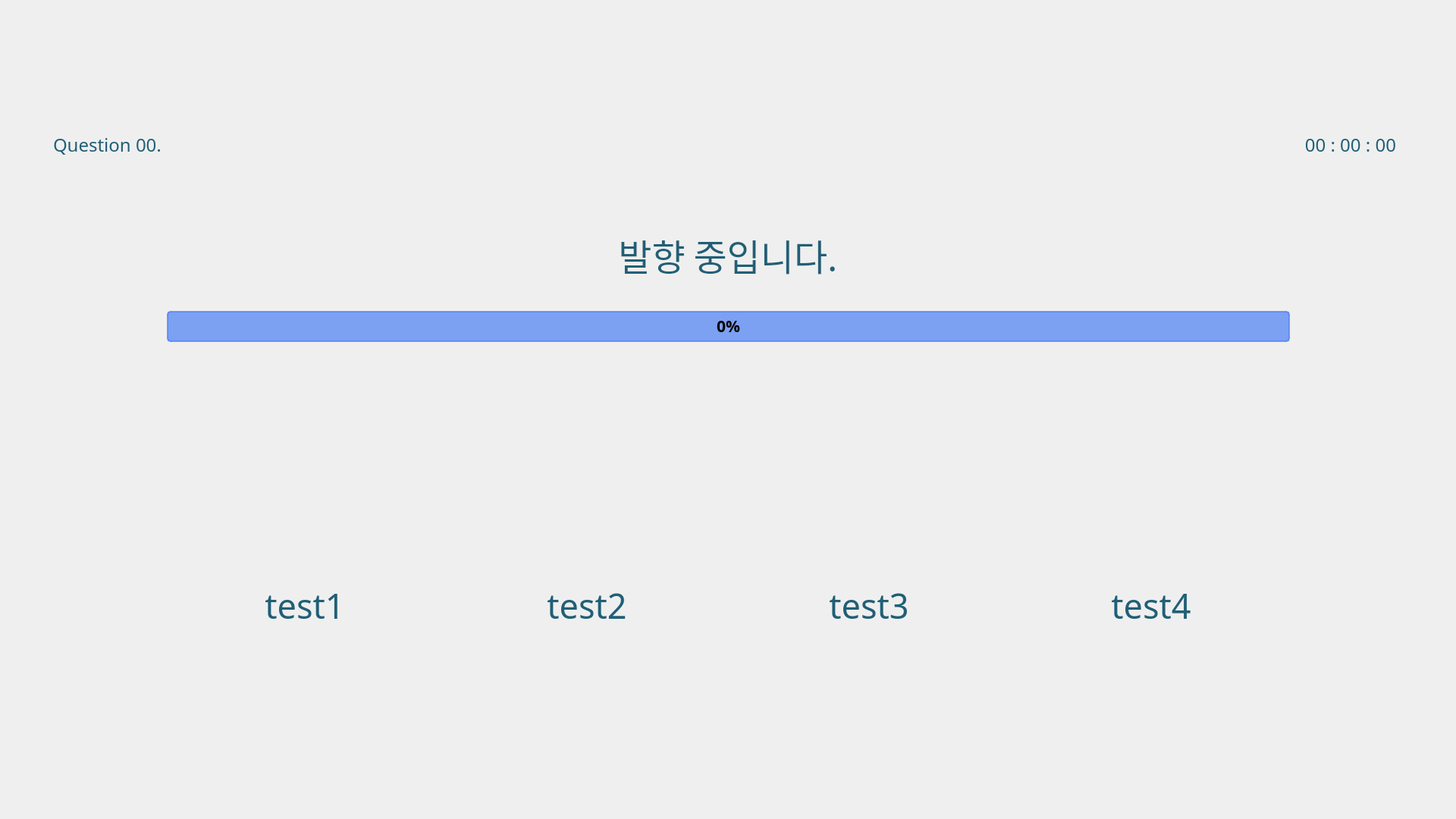
<?xml version="1.0" encoding="UTF-8"?>
<ui version="4.0">
 <class>MainWindow</class>
 <widget class="QMainWindow" name="MainWindow">
  <property name="geometry">
   <rect>
    <x>0</x>
    <y>0</y>
    <width>1920</width>
    <height>1080</height>
   </rect>
  </property>
  <property name="sizePolicy">
   <sizepolicy hsizetype="Maximum" vsizetype="Maximum">
    <horstretch>0</horstretch>
    <verstretch>0</verstretch>
   </sizepolicy>
  </property>
  <property name="maximumSize">
   <size>
    <width>1920</width>
    <height>1080</height>
   </size>
  </property>
  <property name="font">
   <font>
    <family>Malgun Gothic</family>
    <pointsize>16</pointsize>
   </font>
  </property>
  <property name="focusPolicy">
   <enum>Qt::FocusPolicy::NoFocus</enum>
  </property>
  <property name="windowTitle">
   <string>Digital Olfaction Solution</string>
  </property>
  <property name="styleSheet">
   <string notr="true"/>
  </property>
  <widget class="QWidget" name="centralwidget">
   <widget class="QLabel" name="label_background">
    <property name="geometry">
     <rect>
      <x>0</x>
      <y>0</y>
      <width>1920</width>
      <height>1080</height>
     </rect>
    </property>
    <property name="font">
     <font>
      <family>Malgun Gothic</family>
      <pointsize>16</pointsize>
      <bold>false</bold>
     </font>
    </property>
    <property name="styleSheet">
     <string notr="true">QLabel{
	image : url(./ui/images/test/i/bg_response.png);
}</string>
    </property>
    <property name="text">
     <string/>
    </property>
   </widget>
   <widget class="QPushButton" name="pb_retry">
    <property name="geometry">
     <rect>
      <x>25</x>
      <y>933</y>
      <width>320</width>
      <height>130</height>
     </rect>
    </property>
    <property name="font">
     <font>
      <family>Malgun Gothic</family>
      <pointsize>24</pointsize>
     </font>
    </property>
    <property name="styleSheet">
     <string notr="true">QPushButton{
	background-image : url(./ui/images/common_locale/btn_retry.png);
	border : 0px;
}

QPushButton::hover{
	background-image : url(./ui/images/common_locale/btn_retry_over.png);
	border : 0px;
}</string>
    </property>
    <property name="text">
     <string/>
    </property>
   </widget>
   <widget class="QLabel" name="label_guide">
    <property name="geometry">
     <rect>
      <x>35</x>
      <y>240</y>
      <width>1850</width>
      <height>131</height>
     </rect>
    </property>
    <property name="font">
     <font>
      <family>Malgun Gothic</family>
      <pointsize>36</pointsize>
      <italic>false</italic>
      <bold>false</bold>
     </font>
    </property>
    <property name="styleSheet">
     <string notr="true">QLabel{
	font : 36pt;
	color : #205f76;
}</string>
    </property>
    <property name="text">
     <string>&lt;html&gt;&lt;head/&gt;&lt;body&gt;&lt;p align=&quot;center&quot;&gt;발향 중입니다.&lt;/p&gt;&lt;/body&gt;&lt;/html&gt;</string>
    </property>
    <property name="alignment">
     <set>Qt::AlignmentFlag::AlignBottom|Qt::AlignmentFlag::AlignHCenter</set>
    </property>
    <property name="margin">
     <number>0</number>
    </property>
    <property name="indent">
     <number>0</number>
    </property>
   </widget>
   <widget class="QPushButton" name="ui_menu_btn_quit">
    <property name="geometry">
     <rect>
      <x>1807</x>
      <y>13</y>
      <width>96</width>
      <height>96</height>
     </rect>
    </property>
    <property name="sizePolicy">
     <sizepolicy hsizetype="Preferred" vsizetype="Preferred">
      <horstretch>0</horstretch>
      <verstretch>0</verstretch>
     </sizepolicy>
    </property>
    <property name="minimumSize">
     <size>
      <width>40</width>
      <height>40</height>
     </size>
    </property>
    <property name="maximumSize">
     <size>
      <width>16777215</width>
      <height>16777215</height>
     </size>
    </property>
    <property name="font">
     <font>
      <family>Malgun Gothic</family>
      <pointsize>12</pointsize>
     </font>
    </property>
    <property name="styleSheet">
     <string notr="true">QPushButton{
	background-image : url(./ui/images/common/btn_logout.png);
	border : 0px;
}

QPushButton::hover{
	background-image : url(./ui/images/common/btn_logout_over.png);
	border : 0px;
}</string>
    </property>
    <property name="text">
     <string/>
    </property>
   </widget>
   <widget class="QPushButton" name="pb_select_1">
    <property name="geometry">
     <rect>
      <x>222</x>
      <y>499</y>
      <width>360</width>
      <height>260</height>
     </rect>
    </property>
    <property name="sizePolicy">
     <sizepolicy hsizetype="Expanding" vsizetype="Expanding">
      <horstretch>0</horstretch>
      <verstretch>0</verstretch>
     </sizepolicy>
    </property>
    <property name="font">
     <font>
      <family>Malgun Gothic</family>
      <pointsize>36</pointsize>
     </font>
    </property>
    <property name="styleSheet">
     <string notr="true">QPushButton{
	border : 0px;
}</string>
    </property>
    <property name="text">
     <string/>
    </property>
   </widget>
   <widget class="QPushButton" name="pb_select_2">
    <property name="geometry">
     <rect>
      <x>594</x>
      <y>499</y>
      <width>360</width>
      <height>260</height>
     </rect>
    </property>
    <property name="sizePolicy">
     <sizepolicy hsizetype="Expanding" vsizetype="Expanding">
      <horstretch>0</horstretch>
      <verstretch>0</verstretch>
     </sizepolicy>
    </property>
    <property name="font">
     <font>
      <family>Malgun Gothic</family>
      <pointsize>36</pointsize>
     </font>
    </property>
    <property name="styleSheet">
     <string notr="true">QPushButton{
	border : 0px;
}</string>
    </property>
    <property name="text">
     <string/>
    </property>
   </widget>
   <widget class="QPushButton" name="pb_select_3">
    <property name="geometry">
     <rect>
      <x>966</x>
      <y>499</y>
      <width>360</width>
      <height>260</height>
     </rect>
    </property>
    <property name="sizePolicy">
     <sizepolicy hsizetype="Expanding" vsizetype="Expanding">
      <horstretch>0</horstretch>
      <verstretch>0</verstretch>
     </sizepolicy>
    </property>
    <property name="font">
     <font>
      <family>Malgun Gothic</family>
      <pointsize>36</pointsize>
     </font>
    </property>
    <property name="styleSheet">
     <string notr="true">QPushButton{
	border : 0px;
}</string>
    </property>
    <property name="text">
     <string/>
    </property>
   </widget>
   <widget class="QPushButton" name="pb_select_4">
    <property name="geometry">
     <rect>
      <x>1338</x>
      <y>499</y>
      <width>360</width>
      <height>260</height>
     </rect>
    </property>
    <property name="sizePolicy">
     <sizepolicy hsizetype="Expanding" vsizetype="Expanding">
      <horstretch>0</horstretch>
      <verstretch>0</verstretch>
     </sizepolicy>
    </property>
    <property name="font">
     <font>
      <family>Malgun Gothic</family>
      <pointsize>36</pointsize>
     </font>
    </property>
    <property name="styleSheet">
     <string notr="true">QPushButton{
	border : 0px;
}</string>
    </property>
    <property name="text">
     <string/>
    </property>
   </widget>
   <widget class="QLabel" name="label_select_2">
    <property name="geometry">
     <rect>
      <x>594</x>
      <y>769</y>
      <width>360</width>
      <height>61</height>
     </rect>
    </property>
    <property name="font">
     <font>
      <family>Malgun Gothic</family>
      <pointsize>34</pointsize>
      <italic>false</italic>
      <bold>false</bold>
     </font>
    </property>
    <property name="styleSheet">
     <string notr="true">QLabel{
	font : 34pt;
	color : #205f76;
}</string>
    </property>
    <property name="text">
     <string>test2</string>
    </property>
    <property name="alignment">
     <set>Qt::AlignmentFlag::AlignBottom|Qt::AlignmentFlag::AlignHCenter</set>
    </property>
   </widget>
   <widget class="QLabel" name="label_select_3">
    <property name="geometry">
     <rect>
      <x>966</x>
      <y>769</y>
      <width>360</width>
      <height>61</height>
     </rect>
    </property>
    <property name="font">
     <font>
      <family>Malgun Gothic</family>
      <pointsize>34</pointsize>
      <italic>false</italic>
      <bold>false</bold>
     </font>
    </property>
    <property name="styleSheet">
     <string notr="true">QLabel{
	font : 34pt;
	color : #205f76;
}</string>
    </property>
    <property name="text">
     <string>test3</string>
    </property>
    <property name="alignment">
     <set>Qt::AlignmentFlag::AlignBottom|Qt::AlignmentFlag::AlignHCenter</set>
    </property>
   </widget>
   <widget class="QLabel" name="label_select_4">
    <property name="geometry">
     <rect>
      <x>1338</x>
      <y>769</y>
      <width>360</width>
      <height>61</height>
     </rect>
    </property>
    <property name="font">
     <font>
      <family>Malgun Gothic</family>
      <pointsize>34</pointsize>
      <italic>false</italic>
      <bold>false</bold>
     </font>
    </property>
    <property name="styleSheet">
     <string notr="true">QLabel{
	font : 34pt;
	color : #205f76;
}</string>
    </property>
    <property name="text">
     <string>test4</string>
    </property>
    <property name="alignment">
     <set>Qt::AlignmentFlag::AlignBottom|Qt::AlignmentFlag::AlignHCenter</set>
    </property>
   </widget>
   <widget class="QLabel" name="label_select_1">
    <property name="geometry">
     <rect>
      <x>222</x>
      <y>769</y>
      <width>360</width>
      <height>61</height>
     </rect>
    </property>
    <property name="font">
     <font>
      <family>Malgun Gothic</family>
      <pointsize>34</pointsize>
      <italic>false</italic>
      <bold>false</bold>
     </font>
    </property>
    <property name="styleSheet">
     <string notr="true">QLabel{
	font : 34pt;
	color : #205f76;
}</string>
    </property>
    <property name="text">
     <string>test1</string>
    </property>
    <property name="alignment">
     <set>Qt::AlignmentFlag::AlignBottom|Qt::AlignmentFlag::AlignHCenter</set>
    </property>
   </widget>
   <widget class="QLabel" name="label_seq">
    <property name="geometry">
     <rect>
      <x>70</x>
      <y>170</y>
      <width>141</width>
      <height>41</height>
     </rect>
    </property>
    <property name="font">
     <font>
      <family>Malgun Gothic</family>
      <pointsize>18</pointsize>
      <italic>false</italic>
      <bold>false</bold>
     </font>
    </property>
    <property name="styleSheet">
     <string notr="true">QLabel{
	color : #205f76;
	font : 18pt;
}</string>
    </property>
    <property name="text">
     <string>Question 00.</string>
    </property>
    <property name="alignment">
     <set>Qt::AlignmentFlag::AlignLeading|Qt::AlignmentFlag::AlignLeft|Qt::AlignmentFlag::AlignVCenter</set>
    </property>
   </widget>
   <widget class="QProgressBar" name="pg_scent">
    <property name="geometry">
     <rect>
      <x>220</x>
      <y>410</y>
      <width>1481</width>
      <height>41</height>
     </rect>
    </property>
    <property name="font">
     <font>
      <family>Malgun Gothic</family>
      <pointsize>16</pointsize>
      <bold>true</bold>
     </font>
    </property>
    <property name="styleSheet">
     <string notr="true">QProgressBar {
border: 2px solid rgba(77, 127, 243, 180);
border-radius: 5px;
text-align: center;
background-color: rgba(77, 127, 243, 180);
color: black;
}
QProgressBar::chunk {
    background-color: #AAD7DD;
}</string>
    </property>
    <property name="value">
     <number>0</number>
    </property>
   </widget>
   <widget class="QPushButton" name="pb_next">
    <property name="geometry">
     <rect>
      <x>1635</x>
      <y>933</y>
      <width>260</width>
      <height>130</height>
     </rect>
    </property>
    <property name="font">
     <font>
      <family>Malgun Gothic</family>
      <pointsize>24</pointsize>
     </font>
    </property>
    <property name="styleSheet">
     <string notr="true">QPushButton{
	background-image : url(./ui/images/common_locale/btn_next.png);
	border : 0px;
}

QPushButton::hover{
	background-image : url(./ui/images/common_locale/btn_next_over.png);
	border : 0px;
}</string>
    </property>
    <property name="text">
     <string/>
    </property>
   </widget>
   <widget class="QPushButton" name="pb_check_1">
    <property name="geometry">
     <rect>
      <x>222</x>
      <y>499</y>
      <width>360</width>
      <height>260</height>
     </rect>
    </property>
    <property name="sizePolicy">
     <sizepolicy hsizetype="Expanding" vsizetype="Expanding">
      <horstretch>0</horstretch>
      <verstretch>0</verstretch>
     </sizepolicy>
    </property>
    <property name="font">
     <font>
      <family>Malgun Gothic</family>
      <pointsize>36</pointsize>
     </font>
    </property>
    <property name="styleSheet">
     <string notr="true">QPushButton{
	border : 0px;
}</string>
    </property>
    <property name="text">
     <string/>
    </property>
   </widget>
   <widget class="QPushButton" name="pb_check_3">
    <property name="geometry">
     <rect>
      <x>966</x>
      <y>499</y>
      <width>360</width>
      <height>260</height>
     </rect>
    </property>
    <property name="sizePolicy">
     <sizepolicy hsizetype="Expanding" vsizetype="Expanding">
      <horstretch>0</horstretch>
      <verstretch>0</verstretch>
     </sizepolicy>
    </property>
    <property name="font">
     <font>
      <family>Malgun Gothic</family>
      <pointsize>36</pointsize>
     </font>
    </property>
    <property name="styleSheet">
     <string notr="true">QPushButton{
	border : 0px;
}</string>
    </property>
    <property name="text">
     <string/>
    </property>
   </widget>
   <widget class="QPushButton" name="pb_check_4">
    <property name="geometry">
     <rect>
      <x>1338</x>
      <y>499</y>
      <width>360</width>
      <height>260</height>
     </rect>
    </property>
    <property name="sizePolicy">
     <sizepolicy hsizetype="Expanding" vsizetype="Expanding">
      <horstretch>0</horstretch>
      <verstretch>0</verstretch>
     </sizepolicy>
    </property>
    <property name="font">
     <font>
      <family>Malgun Gothic</family>
      <pointsize>36</pointsize>
     </font>
    </property>
    <property name="styleSheet">
     <string notr="true">QPushButton{
	border : 0px;
}</string>
    </property>
    <property name="text">
     <string/>
    </property>
   </widget>
   <widget class="QPushButton" name="pb_check_2">
    <property name="geometry">
     <rect>
      <x>594</x>
      <y>499</y>
      <width>360</width>
      <height>260</height>
     </rect>
    </property>
    <property name="sizePolicy">
     <sizepolicy hsizetype="Expanding" vsizetype="Expanding">
      <horstretch>0</horstretch>
      <verstretch>0</verstretch>
     </sizepolicy>
    </property>
    <property name="font">
     <font>
      <family>Malgun Gothic</family>
      <pointsize>36</pointsize>
     </font>
    </property>
    <property name="styleSheet">
     <string notr="true">QPushButton{
	border : 0px;
}</string>
    </property>
    <property name="text">
     <string/>
    </property>
   </widget>
   <widget class="QLabel" name="label_time">
    <property name="geometry">
     <rect>
      <x>1690</x>
      <y>170</y>
      <width>151</width>
      <height>41</height>
     </rect>
    </property>
    <property name="font">
     <font>
      <family>Malgun Gothic</family>
      <pointsize>18</pointsize>
      <italic>false</italic>
      <bold>false</bold>
     </font>
    </property>
    <property name="styleSheet">
     <string notr="true">QLabel{
	color : #205f76;
	font : 18pt;
}</string>
    </property>
    <property name="text">
     <string>00 : 00 : 00</string>
    </property>
    <property name="alignment">
     <set>Qt::AlignmentFlag::AlignRight|Qt::AlignmentFlag::AlignTrailing|Qt::AlignmentFlag::AlignVCenter</set>
    </property>
   </widget>
   <widget class="QLabel" name="label_next">
    <property name="geometry">
     <rect>
      <x>550</x>
      <y>380</y>
      <width>821</width>
      <height>61</height>
     </rect>
    </property>
    <property name="font">
     <font>
      <family>Malgun Gothic</family>
      <pointsize>24</pointsize>
      <italic>false</italic>
      <bold>false</bold>
     </font>
    </property>
    <property name="styleSheet">
     <string notr="true">QLabel{
	font : 24pt;
	color : #205f76;
}</string>
    </property>
    <property name="text">
     <string/>
    </property>
    <property name="alignment">
     <set>Qt::AlignmentFlag::AlignCenter</set>
    </property>
   </widget>
   <widget class="QPushButton" name="ui_menu_btn_result">
    <property name="geometry">
     <rect>
      <x>1707</x>
      <y>13</y>
      <width>96</width>
      <height>96</height>
     </rect>
    </property>
    <property name="sizePolicy">
     <sizepolicy hsizetype="Preferred" vsizetype="Preferred">
      <horstretch>0</horstretch>
      <verstretch>0</verstretch>
     </sizepolicy>
    </property>
    <property name="minimumSize">
     <size>
      <width>40</width>
      <height>40</height>
     </size>
    </property>
    <property name="maximumSize">
     <size>
      <width>16777215</width>
      <height>16777215</height>
     </size>
    </property>
    <property name="font">
     <font>
      <family>Malgun Gothic</family>
      <pointsize>12</pointsize>
     </font>
    </property>
    <property name="styleSheet">
     <string notr="true">QPushButton{
	background-image : url(./ui/images/common/btn_result.png);
	border : 0px;
}

QPushButton::hover{
	background-image : url(./ui/images/common/btn_result_over.png);
	border : 0px;
}</string>
    </property>
    <property name="text">
     <string/>
    </property>
   </widget>
  </widget>
 </widget>
 <resources/>
 <connections/>
</ui>
